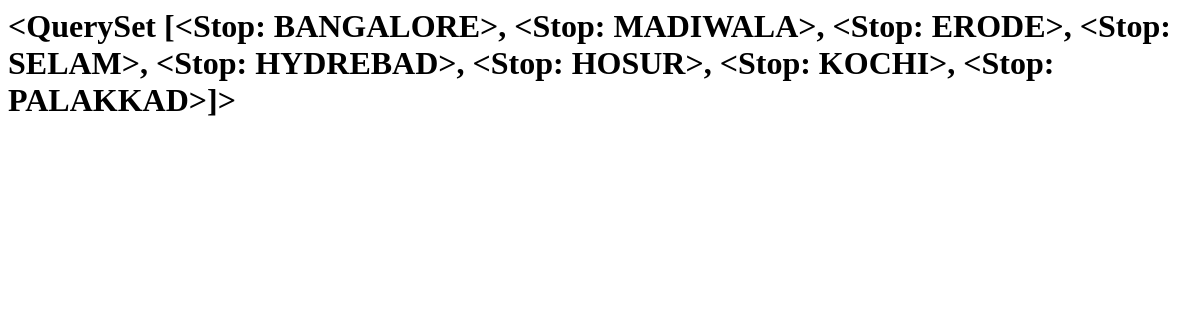
Before: /backend_stops_endpoint/ with the older database file.
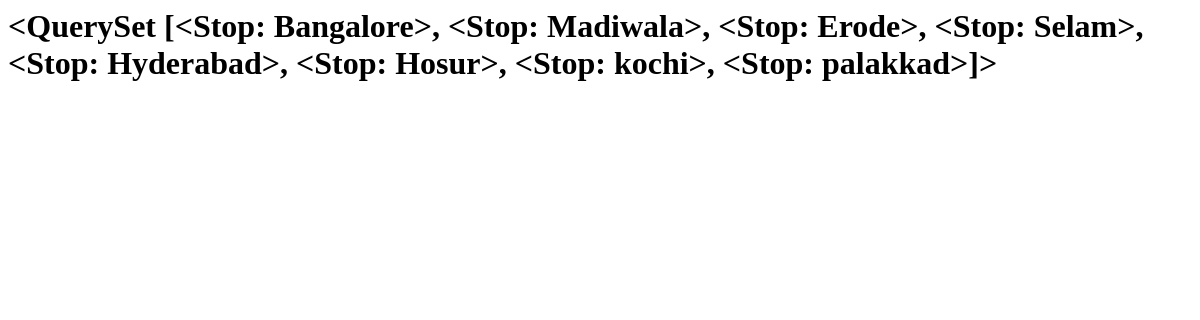
After: the same page with the newer database file.
### app1/models.py (models this page shows)
class Stop(models.Model):
    name = models.CharField(max_length=100)
    def __str__(self):
        return self.name

### app1/views.py (the view)
# urls.py: path('backend_stops_endpoint/', backend_stops_endpoint, name='backend_stops_endpoint'),
@csrf_exempt
def backend_stops_endpoint(request):
    try:
        stops=Stop.objects.all()
        return render(request,'seat.html',{'stops':stops})
    except Exception as e:
        return JsonResponse({"error": str(e)}, status=500)

### project_templates/seat.html
<h1>{{stops}}</h1>

Changed rows visible on the page:
changed Stop: name.name "<QuerySet [<Stop: BANGALORE>, <Stop: MADIWALA>, <Stop: ERODE>, <Stop: SELAM>, <Stop: HYDREBAD>, <Stop: HOSUR>, <Stop: KOCHI>, <Stop: PALAKKAD>]>" → "<QuerySet [<Stop: Bangalore>, <Stop: Madiwala>, <Stop: Erode>, <Stop: Selam>, <Stop: Hyderabad>, <Stop: Hosur>, <Stop: kochi>, <Stop: palakkad>]>"
